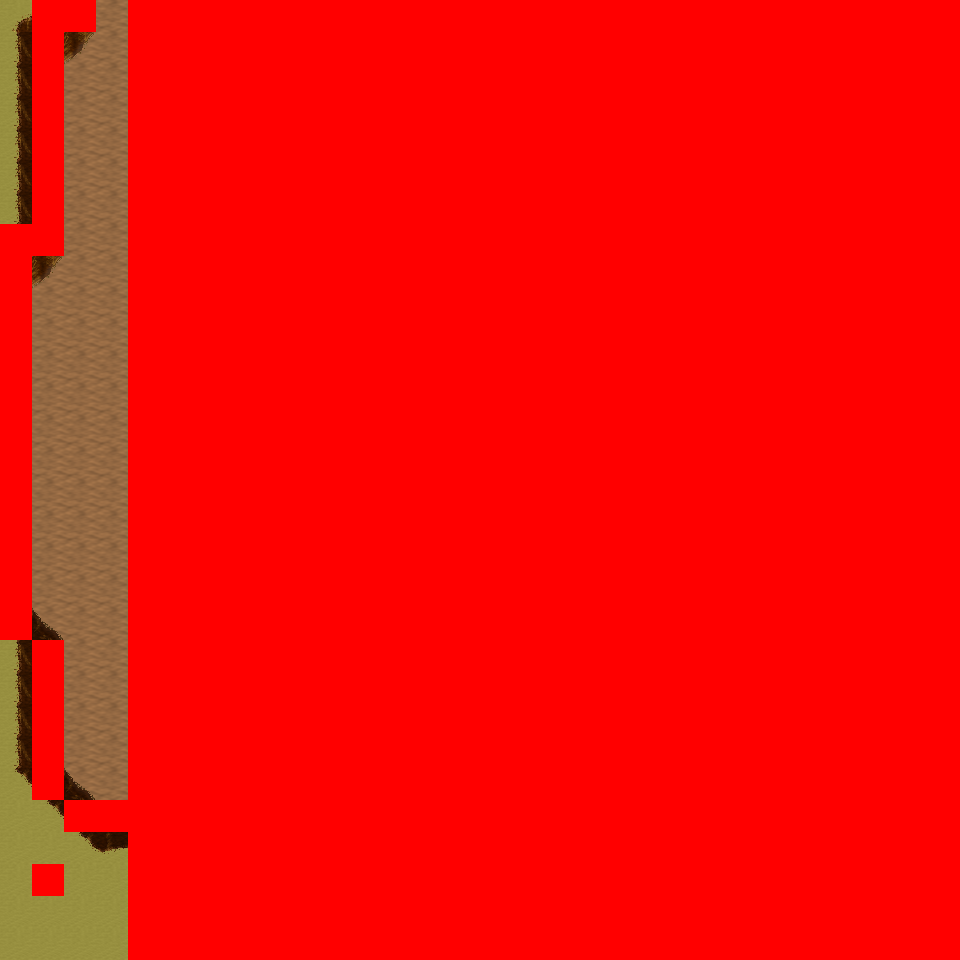

Tiled map render using the project's own tile images. Description and the map definition, with tile-layer contents summarised, below:
An orthogonal 30x30 tile map with 32x32 px tiles, 6 tile layers (Ground, Object, Object2, Above, ...), 10 tilesets and 5 objects (5x mapchange).

<map version="1.0" orientation="orthogonal" renderorder="right-down" width="30" height="30" tilewidth="32" tileheight="32" nextobjectid="6">
  <tileset firstgid="1" name="tileset_logic_collision" tilewidth="32" tileheight="32" tilecount="1" columns="1">
    <image source="../drawable/tileset_logic_collision.png" width="32" height="32" />
  </tileset>
  <tileset firstgid="2" name="tileset_ground_ground" tilewidth="32" tileheight="32" tilecount="33" columns="3">
    <image source="../drawable/tileset_ground_ground.png" width="96" height="352" />
  </tileset>
  <tileset firstgid="35" name="tileset_ground_ridge_earth_pale" tilewidth="32" tileheight="32" tilecount="96" columns="12">
    <image source="../drawable/tileset_ground_ridge_earth_pale.png" width="384" height="256" />
  </tileset>
  <tileset firstgid="131" name="tileset_ground_ridge_earth_dark" tilewidth="32" tileheight="32" tilecount="96" columns="12">
    <image source="../drawable/tileset_ground_ridge_earth_dark.png" width="384" height="256" />
  </tileset>
  <tileset firstgid="227" name="tileset_terrain_desert" tilewidth="32" tileheight="32" tilecount="88" columns="8">
    <image source="../drawable/tileset_terrain_desert.png" width="256" height="352" />
  </tileset>
  <tileset firstgid="315" name="tileset_ground_ladder_horizontal_dark" tilewidth="32" tileheight="32" tilecount="3" columns="1">
    <image source="../drawable/tileset_ground_ladder_horizontal_dark.png" width="32" height="96" />
  </tileset>
  <tileset firstgid="318" name="tileset_plant_bush_various_small" tilewidth="32" tileheight="32" tilecount="9" columns="3">
    <image source="../drawable/tileset_plant_bush_various_small.png" width="96" height="96" />
  </tileset>
  <tileset firstgid="327" name="tileset_plant_cactus_2" tilewidth="32" tileheight="32" tilecount="10" columns="5">
    <image source="../drawable/tileset_plant_cactus_2.png" width="160" height="64" />
  </tileset>
  <tileset firstgid="337" name="tileset_plant_tree_evergreen" tilewidth="32" tileheight="32" tilecount="36" columns="3">
    <image source="../drawable/tileset_plant_tree_evergreen.png" width="96" height="384" />
  </tileset>
  <tileset firstgid="373" name="tileset_ground_sand_2" tilewidth="32" tileheight="32" tilecount="15" columns="5">
    <image source="../drawable/tileset_ground_sand_2.png" width="160" height="96" />
  </tileset>
  <layer name="Ground" width="30" height="30">
    <data>[900 cells, 900 non-empty, 13 distinct tile ids]</data>
  </layer>
  <layer name="Object" width="30" height="30">
    <data>[900 cells, 55 non-empty, 16 distinct tile ids]</data>
  </layer>
  <layer name="Object2" width="30" height="30">
    <data>[900 cells, 0 non-empty, 0 distinct tile ids]</data>
  </layer>
  <layer name="Above" width="30" height="30">
    <data>[900 cells, 4 non-empty, 2 distinct tile ids]</data>
  </layer>
  <layer name="Above2" width="30" height="30">
    <data>[900 cells, 0 non-empty, 0 distinct tile ids]</data>
  </layer>
  <layer name="Walkable" width="30" height="30">
    <data>[900 cells, 810 non-empty, 1 distinct tile ids]</data>
  </layer>
  <objectgroup name="MapEvents">
    <object id="1" name="north" type="mapchange" x="0" y="0" width="32" height="32">
      <properties>
        <property name="map" value="0_ados_mountain_n2_w2_x1_y3" />
        <property name="place" value="south" />
      </properties>
    </object>
    <object id="2" name="north2" type="mapchange" x="96" y="0" width="32" height="32">
      <properties>
        <property name="map" value="0_ados_mountain_n2_w2_x1_y3" />
        <property name="place" value="south2" />
      </properties>
    </object>
    <object id="3" name="south" type="mapchange" x="0" y="928" width="128" height="32">
      <properties>
        <property name="map" value="0_fado_forest_s_x2_y4" />
        <property name="place" value="north" />
      </properties>
    </object>
    <object id="4" name="west" type="mapchange" x="0" y="0" width="32" height="224">
      <properties>
        <property name="map" value="0_ados_mountain_n2_w2_x0_y4" />
        <property name="place" value="east" />
      </properties>
    </object>
    <object id="5" name="west2" type="mapchange" x="0" y="640" width="32" height="320">
      <properties>
        <property name="map" value="0_ados_mountain_n2_w2_x0_y4" />
        <property name="place" value="east2" />
      </properties>
    </object>
  </objectgroup>
</map>
